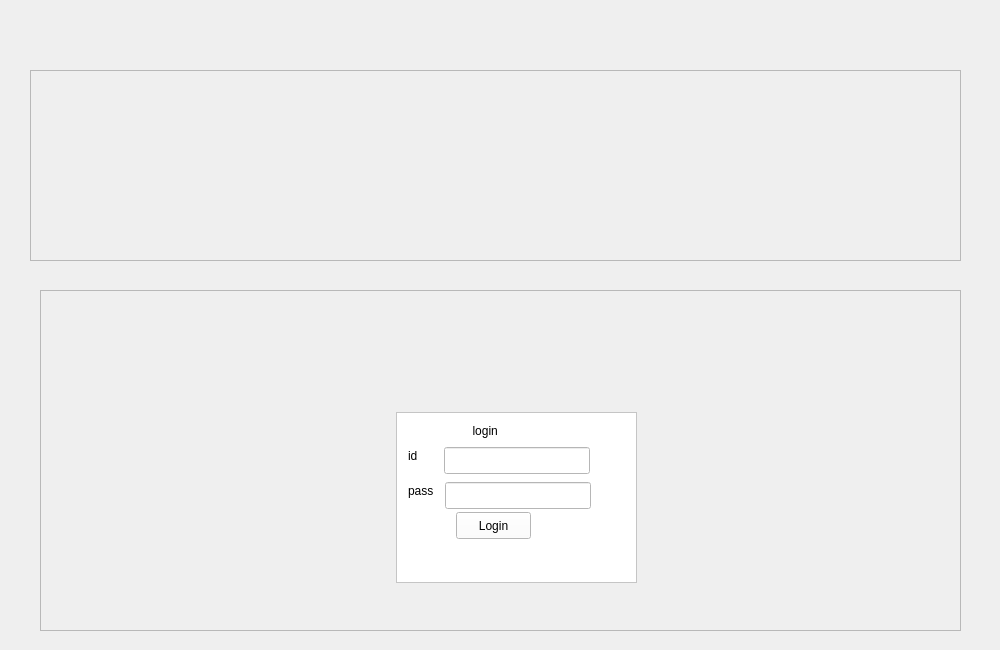
<?xml version="1.0" encoding="UTF-8"?>
<ui version="4.0">
 <class>Form</class>
 <widget class="QWidget" name="Form">
  <property name="geometry">
   <rect>
    <x>0</x>
    <y>0</y>
    <width>1000</width>
    <height>650</height>
   </rect>
  </property>
  <property name="windowTitle">
   <string>Form</string>
  </property>
  <property name="styleSheet">
   <string notr="true"/>
  </property>
  <widget class="QFrame" name="frame">
   <property name="geometry">
    <rect>
     <x>30</x>
     <y>70</y>
     <width>931</width>
     <height>191</height>
    </rect>
   </property>
   <property name="frameShape">
    <enum>QFrame::StyledPanel</enum>
   </property>
   <property name="frameShadow">
    <enum>QFrame::Raised</enum>
   </property>
  </widget>
  <widget class="QFrame" name="frame_2">
   <property name="geometry">
    <rect>
     <x>40</x>
     <y>290</y>
     <width>921</width>
     <height>341</height>
    </rect>
   </property>
   <property name="frameShape">
    <enum>QFrame::StyledPanel</enum>
   </property>
   <property name="frameShadow">
    <enum>QFrame::Raised</enum>
   </property>
   <widget class="QFrame" name="frame_5">
    <property name="geometry">
     <rect>
      <x>356</x>
      <y>122</y>
      <width>241</width>
      <height>171</height>
     </rect>
    </property>
    <property name="styleSheet">
     <string notr="true">background-color: rgb(255, 255, 255);</string>
    </property>
    <property name="frameShape">
     <enum>QFrame::StyledPanel</enum>
    </property>
    <property name="frameShadow">
     <enum>QFrame::Raised</enum>
    </property>
    <widget class="QPushButton" name="pushButton">
     <property name="geometry">
      <rect>
       <x>60</x>
       <y>100</y>
       <width>75</width>
       <height>27</height>
      </rect>
     </property>
     <property name="text">
      <string>Login</string>
     </property>
    </widget>
    <widget class="QLabel" name="label_3">
     <property name="geometry">
      <rect>
       <x>10</x>
       <y>10</y>
       <width>104</width>
       <height>17</height>
      </rect>
     </property>
     <property name="text">
      <string>                    login</string>
     </property>
    </widget>
    <widget class="QLabel" name="label">
     <property name="geometry">
      <rect>
       <x>12</x>
       <y>35</y>
       <width>30</width>
       <height>17</height>
      </rect>
     </property>
     <property name="text">
      <string>id     </string>
     </property>
    </widget>
    <widget class="QLineEdit" name="lineEdit_2">
     <property name="geometry">
      <rect>
       <x>48</x>
       <y>35</y>
       <width>146</width>
       <height>27</height>
      </rect>
     </property>
    </widget>
    <widget class="QLabel" name="label_2">
     <property name="geometry">
      <rect>
       <x>12</x>
       <y>70</y>
       <width>31</width>
       <height>17</height>
      </rect>
     </property>
     <property name="text">
      <string>pass</string>
     </property>
    </widget>
    <widget class="QLineEdit" name="lineEdit">
     <property name="geometry">
      <rect>
       <x>49</x>
       <y>70</y>
       <width>146</width>
       <height>27</height>
      </rect>
     </property>
     <property name="styleSheet">
      <string notr="true">background-color: rgb(255, 255, 255);</string>
     </property>
    </widget>
   </widget>
  </widget>
  <zorder>frame_2</zorder>
  <zorder>frame</zorder>
 </widget>
 <resources>
  <include location="test.qrc"/>
 </resources>
 <connections/>
</ui>
